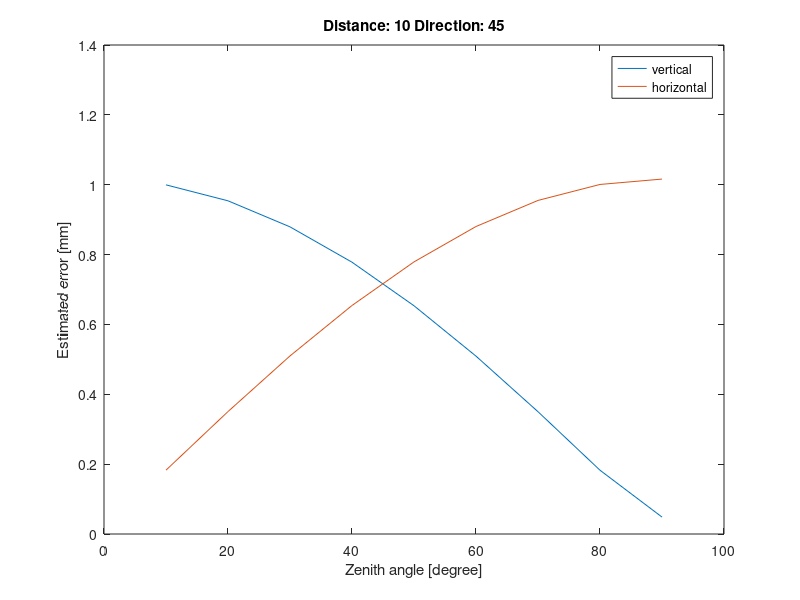
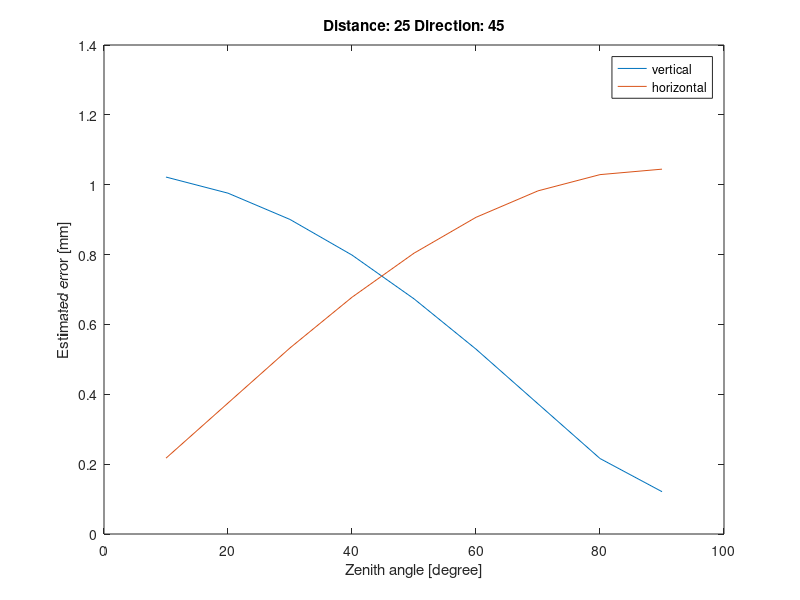
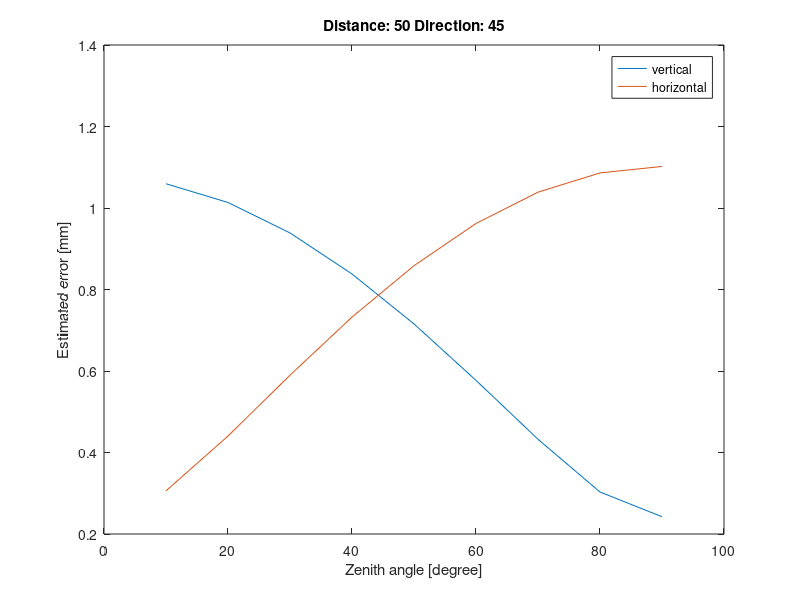

Recreate these plots in MATLAB, in order.
% propagation of errors for polar observations
% formulas: y = SD * sin(Z) * sin(WCB)
%           x = SD * sin(Z) * cos(WCB)
%           z = SD * cos(Z)
% partial derivates:
%      dy/dSD = sin(Z) * sin(WCB)
%      dy/dZ  = SD * sin(WCB) * cos(Z)
%      dy/dWCB= SD * sin(Z) * cos(WCB)
%      dx/dSD = sin(Z) * cos(Z)
%      dx/dZ  = SD * cos(WCB) * cos(Z)
%      dx/dWCB=-SD * sin(Z) * sin(WCB)
%      dz/dSD = cos(Z)
%      dz/dZ  =-SD * sin(Z)
msd1 = 1.0;   % additiv tag [mm] for distance observation standard dev.
msd2 = 1.5;   % [mm/km] for distance observation standard dev.
ma = 1; % angle standard deviation [seconds]
dist = [10.0, 25.0, 50.0];   % distances to work with
z = [10.0, 20.0, 30.0, 40.0, 50.0, 60.0, 70.0, 80.0, 90.0]; % zenith angles to work with
l = [45.0]; %  horizontal directions
zr = z .* pi / 180.0;  % change to radian
lr = l .* pi / 180.0;  % change to radian
mar = ma / (180.0 / pi * 3600.0); % change to radian
mhz = zeros(1, size(z)(2));  % initialize result vectors
mz = zeros(1, size(z)(2));
printf('dist ha za mhz mz\n');
for i = 1:size(dist)(2)
    msd = (msd1 + dist(i) / 1000.0 * msd2) / 1000.0; % in meters
    for k = 1:size(lr)(2)
        figure();
        for j = 1:size(zr)(2)
            dy_SD = sin(zr(j)) * sin(lr(k));
            dy_Z = dist(i) * sin(lr(k)) * cos(zr(j));
            dy_WCB = dist(i) * sin(zr(j)) * cos(lr(k));
            my = sqrt(dy_SD^2 * msd^2 + dy_Z^2 * mar^2 + dy_WCB^2 * mar^2);
            dx_SD = sin(zr(j)) * cos(lr(k));
            dx_Z = dist(i) * cos(lr(k)) * cos(zr(j));
            dx_WCB = -dist(i) * sin(zr(j)) * sin(lr(k));
            mx = sqrt(dx_SD^2 * msd^2 + dx_Z^2 * mar^2 + dx_WCB^2 * mar^2);
            mhz(j) = sqrt(my^2+mx^2) * 1000.0; % [mm]
            dz_SD = cos(zr(j));
            dz_Z = -dist(i) * sin(zr(j));
            mz(j) = sqrt(dz_SD^2 * msd^2 + dz_Z^2 * mar^2) * 1000.0; % [mm]
            printf('%3.0f %3.0f %3.0f %4.1f %4.1f\n', dist(i), l(k), z(j), mhz(j), mz(j));
        end
        plot(z, mz);
        hold all;
        plot(z, mhz);
        title(sprintf('Distance: %.0f Direction: %.0f', dist(i), l(k)));
        xlabel('Zenith angle [degree]');
        ylabel('Estimated error [mm]');
        legend('vertical', 'horizontal');
    end
end
